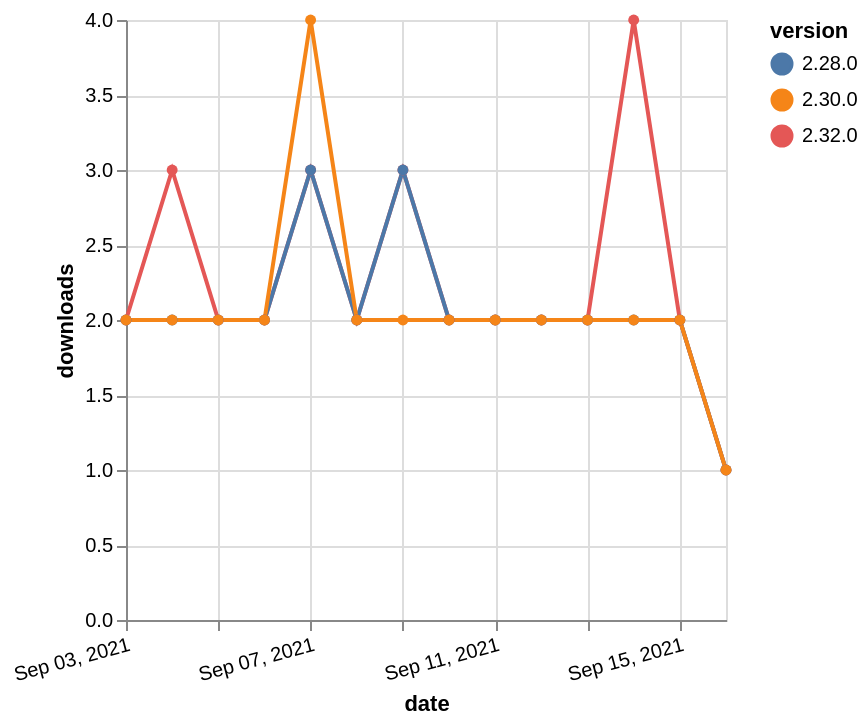

Write a Vega-Lite specification for this figure.
### Vega-Lite specification from a JSON file in a GitHub repository (floating-point values rounded to 4 significant figures)
{"$schema": "https://vega.github.io/schema/vega-lite/v5.json", "description": "A simple bar chart with embedded data.", "data": {"values": [{"date": "2021-09-03", "total": 2047, "delta": 2, "version": "2.32.0"}, {"date": "2021-09-04", "total": 2050, "delta": 3, "version": "2.32.0"}, {"date": "2021-09-05", "total": 2052, "delta": 2, "version": "2.32.0"}, {"date": "2021-09-06", "total": 2054, "delta": 2, "version": "2.32.0"}, {"date": "2021-09-07", "total": 2057, "delta": 3, "version": "2.32.0"}, {"date": "2021-09-08", "total": 2059, "delta": 2, "version": "2.32.0"}, {"date": "2021-09-09", "total": 2062, "delta": 3, "version": "2.32.0"}, {"date": "2021-09-10", "total": 2064, "delta": 2, "version": "2.32.0"}, {"date": "2021-09-11", "total": 2066, "delta": 2, "version": "2.32.0"}, {"date": "2021-09-12", "total": 2068, "delta": 2, "version": "2.32.0"}, {"date": "2021-09-13", "total": 2070, "delta": 2, "version": "2.32.0"}, {"date": "2021-09-14", "total": 2074, "delta": 4, "version": "2.32.0"}, {"date": "2021-09-15", "total": 2076, "delta": 2, "version": "2.32.0"}, {"date": "2021-09-16", "total": 2077, "delta": 1, "version": "2.32.0"}, {"date": "2021-09-03", "total": 2326, "delta": 2, "version": "2.28.0"}, {"date": "2021-09-04", "total": 2328, "delta": 2, "version": "2.28.0"}, {"date": "2021-09-05", "total": 2330, "delta": 2, "version": "2.28.0"}, {"date": "2021-09-06", "total": 2332, "delta": 2, "version": "2.28.0"}, {"date": "2021-09-07", "total": 2335, "delta": 3, "version": "2.28.0"}, {"date": "2021-09-08", "total": 2337, "delta": 2, "version": "2.28.0"}, {"date": "2021-09-09", "total": 2340, "delta": 3, "version": "2.28.0"}, {"date": "2021-09-10", "total": 2342, "delta": 2, "version": "2.28.0"}, {"date": "2021-09-11", "total": 2344, "delta": 2, "version": "2.28.0"}, {"date": "2021-09-12", "total": 2346, "delta": 2, "version": "2.28.0"}, {"date": "2021-09-13", "total": 2348, "delta": 2, "version": "2.28.0"}, {"date": "2021-09-14", "total": 2350, "delta": 2, "version": "2.28.0"}, {"date": "2021-09-15", "total": 2352, "delta": 2, "version": "2.28.0"}, {"date": "2021-09-16", "total": 2353, "delta": 1, "version": "2.28.0"}, {"date": "2021-09-03", "total": 2426, "delta": 2, "version": "2.30.0"}, {"date": "2021-09-04", "total": 2428, "delta": 2, "version": "2.30.0"}, {"date": "2021-09-05", "total": 2430, "delta": 2, "version": "2.30.0"}, {"date": "2021-09-06", "total": 2432, "delta": 2, "version": "2.30.0"}, {"date": "2021-09-07", "total": 2436, "delta": 4, "version": "2.30.0"}, {"date": "2021-09-08", "total": 2438, "delta": 2, "version": "2.30.0"}, {"date": "2021-09-09", "total": 2440, "delta": 2, "version": "2.30.0"}, {"date": "2021-09-10", "total": 2442, "delta": 2, "version": "2.30.0"}, {"date": "2021-09-11", "total": 2444, "delta": 2, "version": "2.30.0"}, {"date": "2021-09-12", "total": 2446, "delta": 2, "version": "2.30.0"}, {"date": "2021-09-13", "total": 2448, "delta": 2, "version": "2.30.0"}, {"date": "2021-09-14", "total": 2450, "delta": 2, "version": "2.30.0"}, {"date": "2021-09-15", "total": 2452, "delta": 2, "version": "2.30.0"}, {"date": "2021-09-16", "total": 2453, "delta": 1, "version": "2.30.0"}]}, "width": "container", "mark": {"type": "line", "point": {"filled": true}}, "encoding": {"x": {"field": "date", "type": "temporal", "timeUnit": "yearmonthdate", "title": "date", "axis": {"labelAngle": -15}}, "y": {"field": "delta", "type": "quantitative", "title": "downloads"}, "color": {"field": "version", "type": "nominal"}, "tooltip": {"field": "delta"}}}
